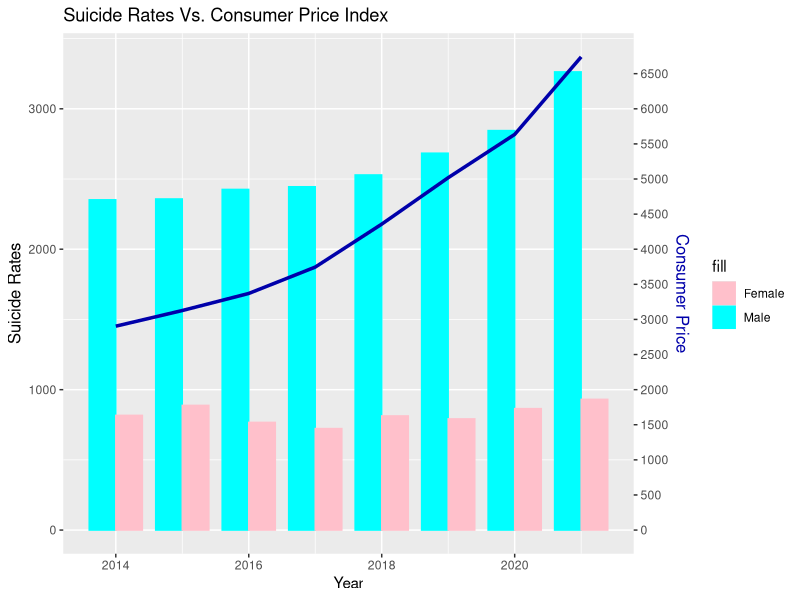
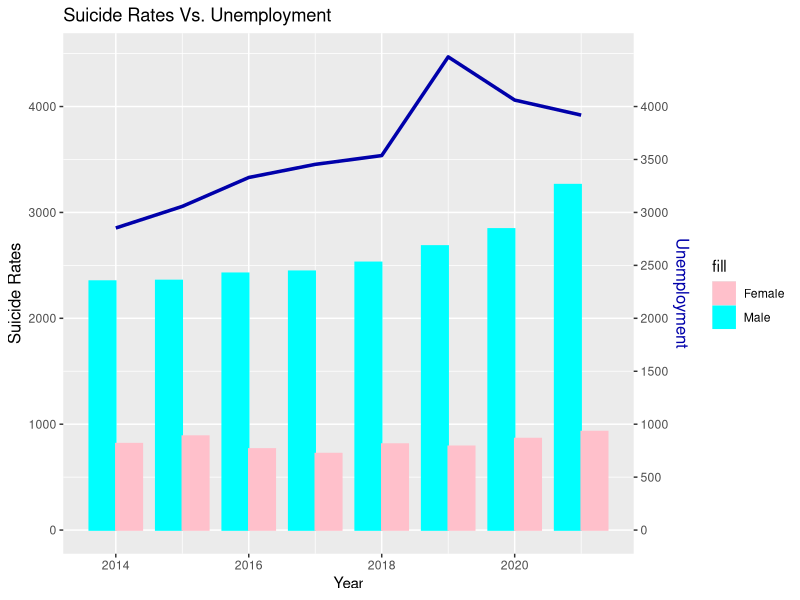
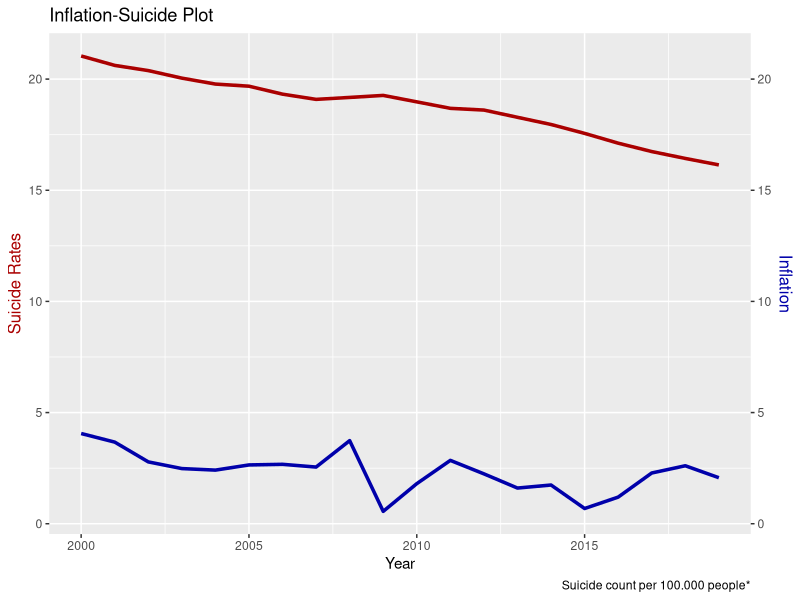
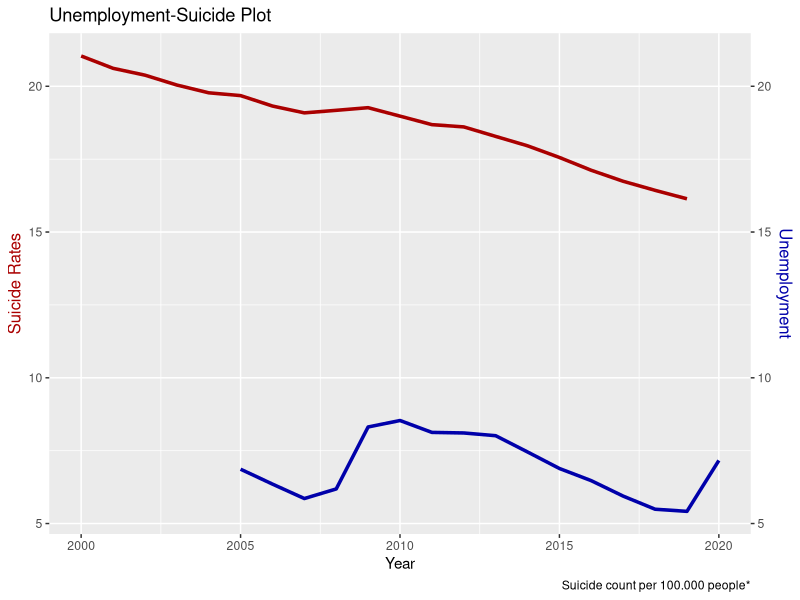

Recreate these plots in R, in order.
## ---- chunk 1
knitr::opts_chunk$set(echo = TRUE)
library(dplyr)
library(ggplot2)
library(readxl)
library(tidyverse)

  unemploymentData <- read_excel("unemployment.xls", skip = 6, col_names = c("Year","Count","Percentage"))
  unemploymentData <- unemploymentData |>
    slice(0:8)
  unemploymentData[8,1] = "2021"
  
      priceIndex <- read_excel("inflation.xls", skip = 4, col_names = c("Year","January","February","March","April","May","June","July","August","September","October","November","December"))
    priceIndex <- priceIndex |>
    slice(12:19)|>
    mutate(across(2:last_col(), as.numeric))|>
    mutate(Total = rowSums(across(January:December)), .before = January)
    
      rows_to_read_male <- c(42,81,120,159,198,237,276,315)
  rows_to_read_female <- c(43,82,121,160,199,238,277,316)
  suicideData <- read_excel("suicide.xls", skip = 4)
  suicideData_male <- suicideData |>
    slice(rows_to_read_male)|>
    select(-c(1,2))|>
    mutate(Year = c(2021,2020,2019,2018,2017,2016,2015,2014), .before = Sex)|>
    arrange(-dplyr::row_number())
  suicideData_female <- suicideData |>
    slice(rows_to_read_female)|>
    select(-c(1,2))|>
    mutate(Year = c(2021,2020,2019,2018,2017,2016,2015,2014), .before = Sex)|>
    arrange(-dplyr::row_number())
  
  inflation_data  <- read.csv("inflation_oecd.csv")
  inflation_data_cleared <- inflation_data[, !(names(inflation_data) %in% c("INDICATOR","MEASURE", "SUBJECT", "FREQUENCY", "Flag.Codes"))]
  inflation_data_filtered <- inflation_data_cleared %>%
    filter(between(TIME, 2000, 2019))
  
    unemployee_data <- read.csv("unemployee_rate.csv")
  unemployee_data_oecd <- unemployee_data %>% filter(LOCATION == "OECD")
  unemployee_data_oecd_filtered <- unemployee_data_oecd[, !(names(unemployee_data_oecd) %in% c("MEASURE", "SUBJECT", "FREQUENCY", "Flag.Codes"))]
  
  suicide_data  <- read.csv("global_suicide_rates.csv", skip = 1)
suicide_data_cleared <- suicide_data %>%
    mutate(across(starts_with("X"), ~gsub("\\[.*?\\]", "", .)))
suicide_data_filtered <- suicide_data_cleared %>%
    gather(key = "year_rate", value = "rate", starts_with("X")) %>%
    mutate(year = gsub("X\\.", "", year_rate)) %>%
    separate(year, into = c("year", "X"), sep = "\\.") %>%
    select(-X, -year_rate) %>%
    arrange(year)
suicide_data_filtered_avg <- suicide_data_filtered %>%
    group_by(year, Sex) %>%
    summarise(rate = mean(as.numeric(rate), na.rm = TRUE))
suicide_data_filtered_avg_unisex <- suicide_data_filtered_avg %>%
    filter(Sex == " Male")

  plot_suicide_vs_price <- ggplot() +
    geom_bar(data = suicideData_male, aes(x = as.numeric(Year) - 0.2, y = as.numeric(Total), fill = "Male"), 
             color = "cyan", position = "dodge", stat = "identity", width = 0.4) +
    geom_bar(data = suicideData_female, aes(x = as.numeric(Year) + 0.2, y = as.numeric(Total), fill = "Female"), 
             color = "pink", position = "dodge", stat = "identity", width = 0.4) +
    geom_line(data = priceIndex, aes(x = as.numeric(Year), y = as.numeric(Total) / 2, group = 1), 
              color = "#0000aa", linewidth = 1.2) +
    scale_y_continuous(
      name = "Suicide Rates",
      sec.axis = sec_axis(~ . * 2, name = "Consumer Price", breaks = seq(0, max(priceIndex$Total), by = 500))
    ) +
    scale_fill_manual(values = c("Male" = "cyan", "Female" = "pink")) +
    theme(
      axis.title.y = element_text(color = "black", size = 12),
      axis.title.y.right = element_text(color = "#0000aa", size = 12)
    ) +
    labs(title = "Suicide Rates Vs. Consumer Price Index") + xlab("Year")
  plot_suicide_vs_unemployment <- ggplot() +
    geom_bar(data = suicideData_male, aes(x = as.numeric(Year) - 0.2, y = as.numeric(Total), fill = "Male"),
             color = "cyan", position = "dodge", stat = "identity", width = 0.4) +
    geom_bar(data = suicideData_female, aes(x = as.numeric(Year) + 0.2, y = as.numeric(Total), fill = "Female"),
             color = "pink", position = "dodge", stat = "identity", width = 0.4) +
    geom_line(data = unemploymentData, aes(x = as.numeric(Year), y = Count),
              color = "#0000aa", linewidth = 1.2, group = 1) +
    scale_y_continuous(
      name = "Suicide Rates",
      sec.axis = sec_axis(~ ., name = "Unemployment",
                          breaks = seq(0, max(unemploymentData$Count), by = 500))
    ) +
    scale_fill_manual(values = c("Male" = "cyan", "Female" = "pink")) +
    theme(
      axis.title.y = element_text(color = "black", size = 12),
      axis.title.y.right = element_text(color = "#0000aa", size = 12)
    ) +
    labs(title = "Suicide Rates Vs. Unemployment") + xlab("Year")
  
  inflation_suicide_global <- ggplot() +
  geom_line(data=suicide_data_filtered_avg_unisex,aes(x=as.numeric(year), y = (as.numeric(rate))), color="#aa0000", linewidth=1.2) +
  geom_line(data=inflation_data_filtered, aes(x=as.numeric(TIME),y=as.numeric(Value)), color="#0000aa", linewidth=1.2) +
  scale_y_continuous(
    name = "Suicide Rates",
    sec.axis = sec_axis(~., name="Inflation")
  ) +
  theme(
    axis.title.y = element_text(color = "#aa0000", size=12),
    axis.title.y.right = element_text(color = "#0000aa", size=12)
  ) +
  labs(
    title="Inflation-Suicide Plot",
    caption="Suicide count per 100.000 people*"
  ) +
  xlab("Year")
  
  unemployment_suicide_global <- ggplot() +
  geom_line(data=suicide_data_filtered_avg_unisex,aes(x=as.numeric(year), y = (as.numeric(rate))), color="#aa0000", linewidth=1.2) +
  geom_line(data=unemployee_data_oecd_filtered, aes(x=as.numeric(TIME),y=as.numeric(Value)), color="#0000aa", linewidth=1.2) +
  scale_y_continuous(
    name = "Suicide Rates",
    sec.axis = sec_axis(~., name="Unemployment")
  ) +
  theme(
    axis.title.y = element_text(color = "#aa0000", size=12),
    axis.title.y.right = element_text(color = "#0000aa", size=12)
  ) +
  labs(
    title="Unemployment-Suicide Plot",
    caption="Suicide count per 100.000 people*"
  ) +
  xlab("Year")
## ---- chunk 2
head(unemploymentData)
## ---- chunk 3
head(priceIndex)
## ---- chunk 4
head(suicideData_male)
## ---- chunk 5
head(inflation_data_filtered)
## ---- chunk 6
head(unemployee_data_oecd_filtered)
## ---- chunk 7
head(suicide_data_filtered_avg_unisex)
## ---- chunk 8
plot_suicide_vs_price
## ---- chunk 9
plot_suicide_vs_unemployment
## ---- chunk 10
inflation_suicide_global
## ---- chunk 11
unemployment_suicide_global
